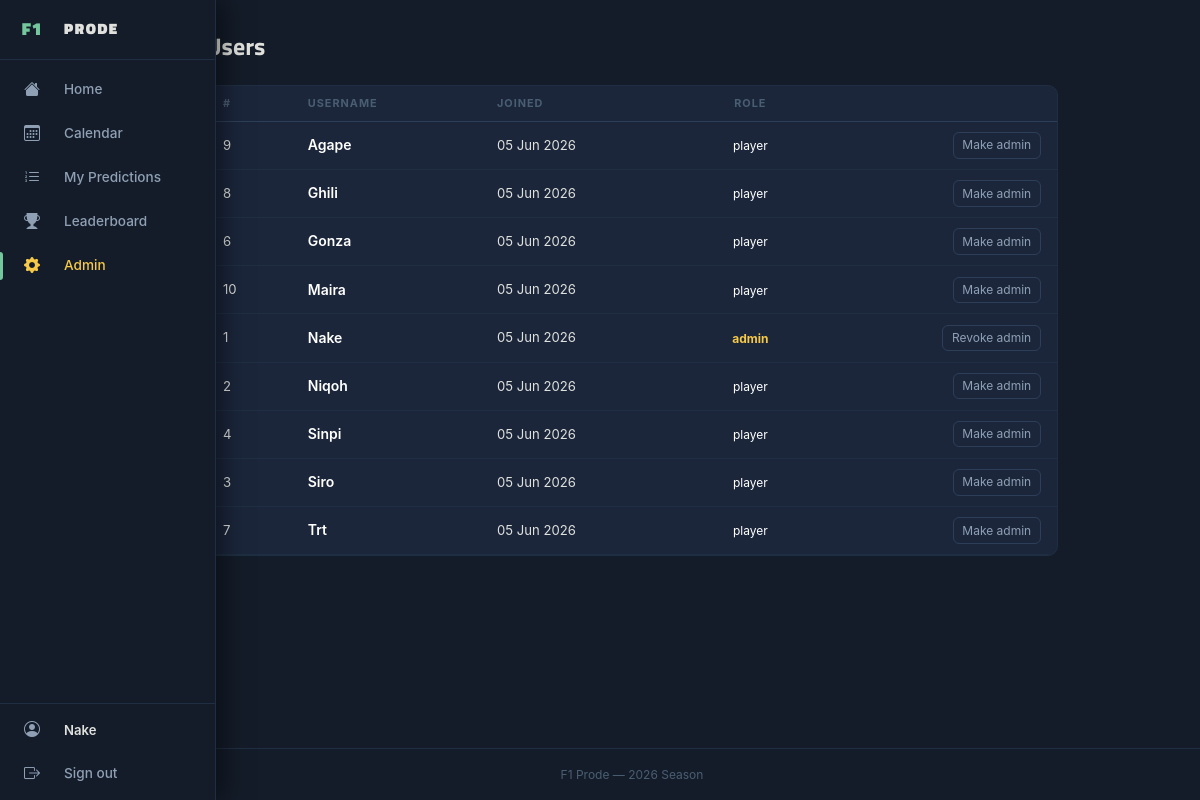
The app's page /admin/users (signed in) with its own data.
### app/models.py (models this page shows, shortened)
class User(db.Model, UserMixin):
    id = db.Column(db.Integer, primary_key=True)
    username = db.Column(db.String(80), unique=True, nullable=False)
    password_hash = db.Column(db.String(256), nullable=False)
    is_admin = db.Column(db.Boolean, default=False)
    created_at = db.Column(db.DateTime, default=datetime.utcnow)
    predictions = db.relationship('Prediction', backref='user', lazy=True)

### app/routes/admin.py (the view)
@admin_bp.route('/users')
@admin_required
def users():
    all_users = User.query.order_by(User.username).all()
    return render_template('admin/users.html', users=all_users)

### app/models.py (called while the page is built)
@login_manager.user_loader
def load_user(user_id):
    return User.query.get(int(user_id))

### app/routes/admin.py (called while the page is built)
def admin_required(f):
    @wraps(f)
    @login_required
    def decorated(*args, **kwargs):
        if not current_user.is_admin:
            flash('Admin access required.', 'danger')
            return redirect(url_for('main.index'))
        return f(*args, **kwargs)
    return decorated

### app/templates/admin/users.html (shortened to what this page needs)
{% extends "base.html" %}
{% block content %}
<h4 style="font-family:'Titillium Web',sans-serif;font-weight:700;margin-bottom:1.5rem">Users</h4>
<div class="card">
  <div class="table-responsive">
    <table class="table mb-0 align-middle">
      <thead>
        <tr>
          <th>#</th>
          <th>Username</th>
          <th>Joined</th>
          <th class="text-center">Role</th>
          <th></th>
        </tr>
      </thead>
      <tbody>
        {% for user in users %}
        <tr>
          <td style="color:var(--text-muted);font-size:.82rem">{{ user.id }}</td>
          <td style="font-weight:600">{{ user.username }}</td>
          <td style="color:var(--text-secondary);font-size:.82rem">{{ user.created_at.strftime('%d %b %Y') }}</td>
          <td class="text-center">
            {% if user.is_admin %}
            <span style="color:var(--yellow);font-size:.75rem;font-weight:700">admin</span>
            {% else %}
            <span style="color:var(--text-muted);font-size:.75rem">player</span>
            {% endif %}
          </td>
          <td class="text-end">
            <a href="{{ url_for('admin.toggle_admin', user_id=user.id) }}"
               class="btn btn-xs btn-outline-secondary">
              {{ 'Revoke admin' if user.is_admin else 'Make admin' }}
            </a>
          </td>
        </tr>
        {% endfor %}
      </tbody>
    </table>
  </div>
</div>
{% endblock %}

### app/templates/base.html (shortened to what this page needs)
<!DOCTYPE html>
<html lang="en" data-bs-theme="dark">
<head>
  <link href="https://cdn.jsdelivr.net/npm/bootstrap@5.3.3/dist/css/bootstrap.min.css" rel="stylesheet">
  <link href="https://cdn.jsdelivr.net/npm/bootstrap-icons@1.11.3/font/bootstrap-icons.css" rel="stylesheet">
  <link href="{{ url_for('static', filename='css/style.css') }}" rel="stylesheet">
</head>
<body>
<div class="app">
  <aside class="sidebar">
    <div class="sidebar-logo">
      <span class="sidebar-logo-icon">F1</span>
      <span class="sidebar-logo-text">PRODE</span>
    </div>
    <nav class="sidebar-nav">
      <a href="{{ url_for('main.index') }}"
         class="sidebar-item {% if request.blueprint == 'main' %}active{% endif %}">
        <span class="sidebar-icon"><i class="bi bi-house-fill"></i></span>
        <span class="sidebar-label">Home</span>
      </a>
      <a href="{{ url_for('calendar.index') }}"
         class="sidebar-item {% if request.blueprint == 'calendar' %}active{% endif %}">
        <span class="sidebar-icon"><i class="bi bi-calendar3"></i></span>
        <span class="sidebar-label">Calendar</span>
      </a>
      <a href="{{ url_for('predictions.index') }}"
         class="sidebar-item {% if request.blueprint == 'predictions' %}active{% endif %}">
        <span class="sidebar-icon"><i class="bi bi-list-ol"></i></span>
        <span class="sidebar-label">My Predictions</span>
      </a>
      <a href="{{ url_for('leaderboard.index') }}"
         class="sidebar-item {% if request.blueprint == 'leaderboard' %}active{% endif %}">
        <span class="sidebar-icon"><i class="bi bi-trophy-fill"></i></span>
        <span class="sidebar-label">Leaderboard</span>
      </a>
      {% if current_user.is_authenticated and current_user.is_admin %}
      <a href="{{ url_for('admin.dashboard') }}"
         class="sidebar-item {% if request.blueprint == 'admin' %}active{% endif %}"
         style="color:var(--yellow)">
        <span class="sidebar-icon"><i class="bi bi-gear-fill"></i></span>
        <span class="sidebar-label">Admin</span>
      </a>
      {% endif %}
    </nav>
    <div class="sidebar-section">
      {% if current_user.is_authenticated %}
      <a href="{{ url_for('auth.change_password') }}"
         class="sidebar-item {% if request.endpoint == 'auth.change_password' %}active{% endif %}">
        <span class="sidebar-icon"><i class="bi bi-person-circle"></i></span>
        <span class="sidebar-user-name">{{ current_user.username }}</span>
      </a>
      <a href="{{ url_for('auth.logout') }}" class="sidebar-item">
        <span class="sidebar-icon"><i class="bi bi-box-arrow-right"></i></span>
        <span class="sidebar-label">Sign out</span>
      </a>
      {% endif %}
    </div>
  </aside>
  <div class="main-wrap">
    <div class="main-content">
      {% block content %}{% endblock %}
    </div>
    <footer>F1 Prode &mdash; 2026 Season</footer>
  </div>
</div>
</body>
</html>

### app/static/css/style.css (style rules this page uses)
:root { --bg: #141c29; --surface: #1b263b; --surface-2: #1d2d44; --surface-3: #253555; --border: #2d3f58; --border-subtle: #1f2e42; --text: #e0e1dd; --text-2: #8fa0b4; --text-3: #4a5e72; --accent: #74c69d; --accent-2: #52a87a; --accent-bg: rgba(116,198,157,.12); --accent-dark: #1d2d44; --green: #74c69d; --green-bg: rgba(116,198,157,.1); --yellow: #f7c948; --purple: #7ea8d4; --purple-bg: rgba(126,168,212,.12); --radius: 10px; --radius-sm: 6px; --sidebar-w: 64px; --sidebar-open: 216px; }
*, *::before, *::after { box-sizing: border-box; margin: 0; padding: 0; }
body { font-family: -apple-system, BlinkMacSystemFont, 'Inter', 'Segoe UI', sans-serif; background: var(--bg); color: var(--text); font-size: 14.5px; line-height: 1.6; -webkit-font-smoothing: antialiased; }
a { color: var(--accent); text-decoration: none; }
.app { display: flex; min-height: 100vh; }
.sidebar { position: fixed; left: 0; top: 0; height: 100vh; width: var(--sidebar-w); background: var(--bg); border-right: 1px solid var(--border-subtle); display: flex; flex-direction: column; z-index: 200; transition: width .22s cubic-bezier(.4,0,.2,1); overflow: hidden; }
.sidebar-logo { display: flex; align-items: center; height: 60px; flex-shrink: 0; border-bottom: 1px solid var(--border-subtle); overflow: hidden; }
.sidebar-logo-icon { width: var(--sidebar-w); text-align: center; flex-shrink: 0; font-family: 'Titillium Web', sans-serif; font-weight: 900; font-size: 1.1rem; color: var(--accent); letter-spacing: .04em; }
.sidebar-logo-text { font-family: 'Titillium Web', sans-serif; font-weight: 900; font-size: .95rem; letter-spacing: .1em; color: var(--text); white-space: nowrap; opacity: 0; transition: opacity .18s; }
.sidebar-nav { flex: 1; padding: .5rem 0; overflow: hidden; }
.sidebar-item { display: flex; align-items: center; height: 44px; color: var(--text-2); text-decoration: none !important; cursor: pointer; transition: color .15s, background .15s; position: relative; white-space: nowrap; }
.sidebar-item.active { color: var(--text); }
.sidebar-item.active::before { content: ''; position: absolute; left: 0; top: 8px; bottom: 8px; width: 3px; background: var(--accent); border-radius: 0 3px 3px 0; }
.sidebar-icon { width: var(--sidebar-w); text-align: center; font-size: 1rem; flex-shrink: 0; }
.sidebar-label { font-size: .85rem; font-weight: 500; opacity: 0; transition: opacity .18s; overflow: hidden; }
.sidebar-section { padding: .25rem 0; border-top: 1px solid var(--border-subtle); }
.sidebar-user-name { font-size: .82rem; font-weight: 600; color: var(--text); opacity: 0; transition: opacity .18s; overflow: hidden; white-space: nowrap; }
.main-wrap { margin-left: var(--sidebar-w); flex: 1; min-width: 0; display: flex; flex-direction: column; }
.main-content { flex: 1; width: 100%; max-width: 900px; margin: 0 auto; padding: 2rem 1.5rem; }
* { -webkit-tap-highlight-color: transparent; }
.card { background: var(--surface); border: 1px solid var(--border-subtle); border-radius: var(--radius); }
.card > .table-responsive { border-radius: var(--radius); overflow-y: visible; }
* { scrollbar-width: none; -ms-overflow-style: none; }
.btn-outline-secondary { color: var(--text-2); border-color: var(--border); }
.btn-xs { font-size: .75rem; padding: .2rem .55rem; border-radius: var(--radius-sm); }
.table { --bs-table-bg: transparent; --bs-table-hover-bg: rgba(255,255,255,.02); --bs-table-border-color: var(--border-subtle); color: var(--text); }
.table th { font-size: .68rem; font-weight: 700; text-transform: uppercase; letter-spacing: .09em; color: var(--text-3); padding: .55rem 1rem; border-bottom: 1px solid var(--border) !important; }
.table td { padding: .65rem 1rem; border-color: var(--border-subtle) !important; font-size: .875rem; vertical-align: middle; }
footer { border-top: 1px solid var(--border-subtle); padding: 1rem 0; font-size: .75rem; color: var(--text-3); text-align: center; }

### records on screen
User: username "Nake", id "1", created_at "05 Jun 2026", shows "admin", is_admin "Revoke admin"
User: id "9", username "Agape", created_at "05 Jun 2026", shows "player", is_admin "Make admin"
User: id "8", username "Ghili", created_at "05 Jun 2026", shows "player", is_admin "Make admin"
User: id "6", username "Gonza", created_at "05 Jun 2026", shows "player", is_admin "Make admin"
User: id "10", username "Maira", created_at "05 Jun 2026", shows "player", is_admin "Make admin"
User: id "2", username "Niqoh", created_at "05 Jun 2026", shows "player", is_admin "Make admin"
User: id "4", username "Sinpi", created_at "05 Jun 2026", shows "player", is_admin "Make admin"
User: id "3", username "Siro", created_at "05 Jun 2026", shows "player", is_admin "Make admin"
User: id "7", username "Trt", created_at "05 Jun 2026", shows "player", is_admin "Make admin"
